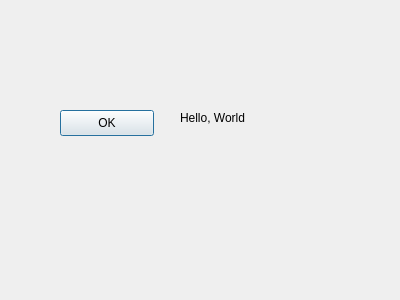
<?xml version="1.0" encoding="UTF-8"?>
<ui version="4.0">
 <class>HelloDialog</class>
 <widget class="QDialog" name="HelloDialog">
  <property name="geometry">
   <rect>
    <x>0</x>
    <y>0</y>
    <width>400</width>
    <height>300</height>
   </rect>
  </property>
  <property name="windowTitle">
   <string>Dialog</string>
  </property>
  <widget class="QLabel" name="label">
   <property name="geometry">
    <rect>
     <x>180</x>
     <y>110</y>
     <width>91</width>
     <height>16</height>
    </rect>
   </property>
   <property name="text">
    <string>Hello, World</string>
   </property>
  </widget>
  <widget class="QPushButton" name="okButton">
   <property name="geometry">
    <rect>
     <x>60</x>
     <y>110</y>
     <width>94</width>
     <height>26</height>
    </rect>
   </property>
   <property name="text">
    <string>OK</string>
   </property>
  </widget>
 </widget>
 <resources/>
 <connections/>
</ui>
